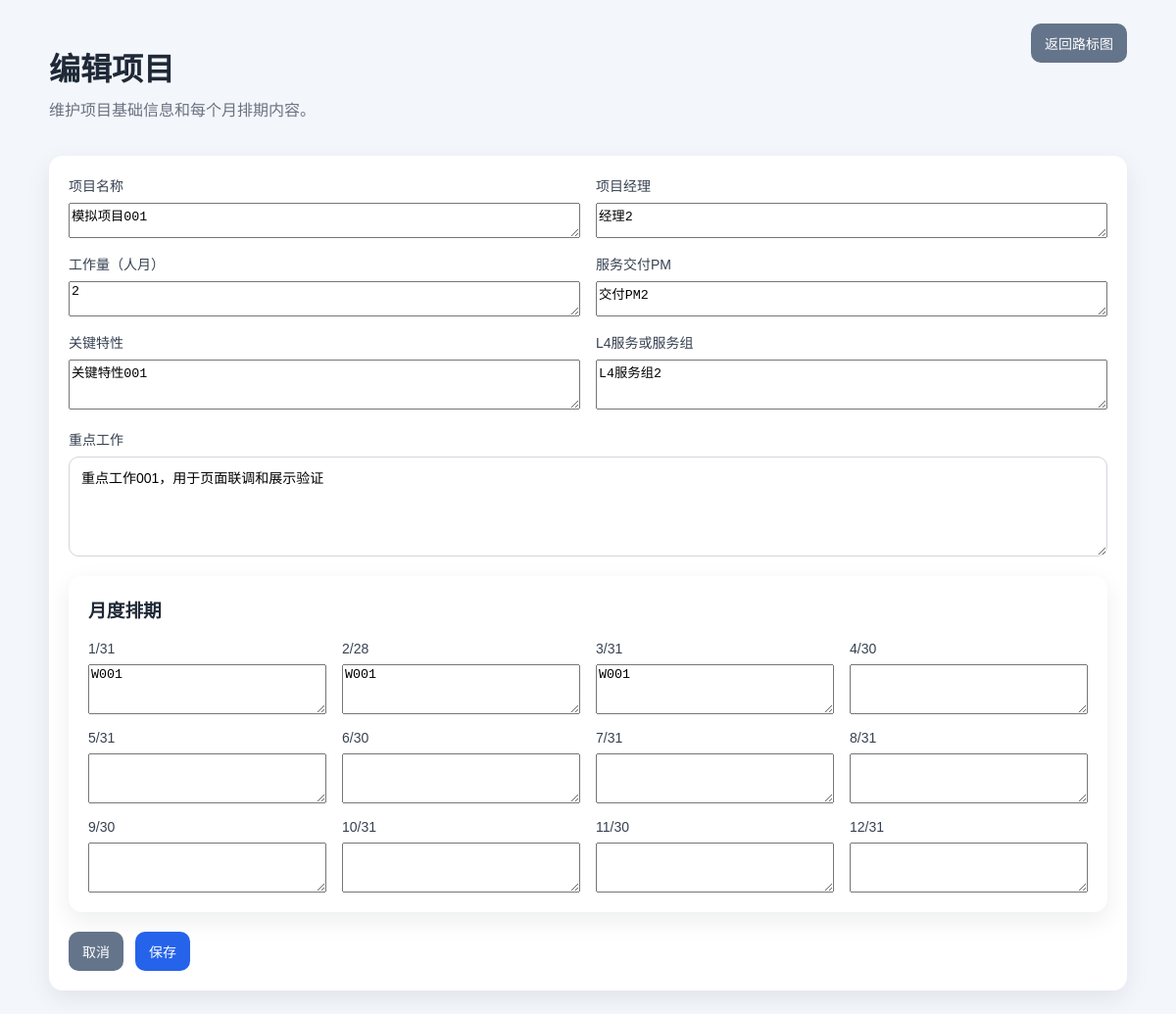
The page /admin/projects/1/edit on the database as committed earlier.
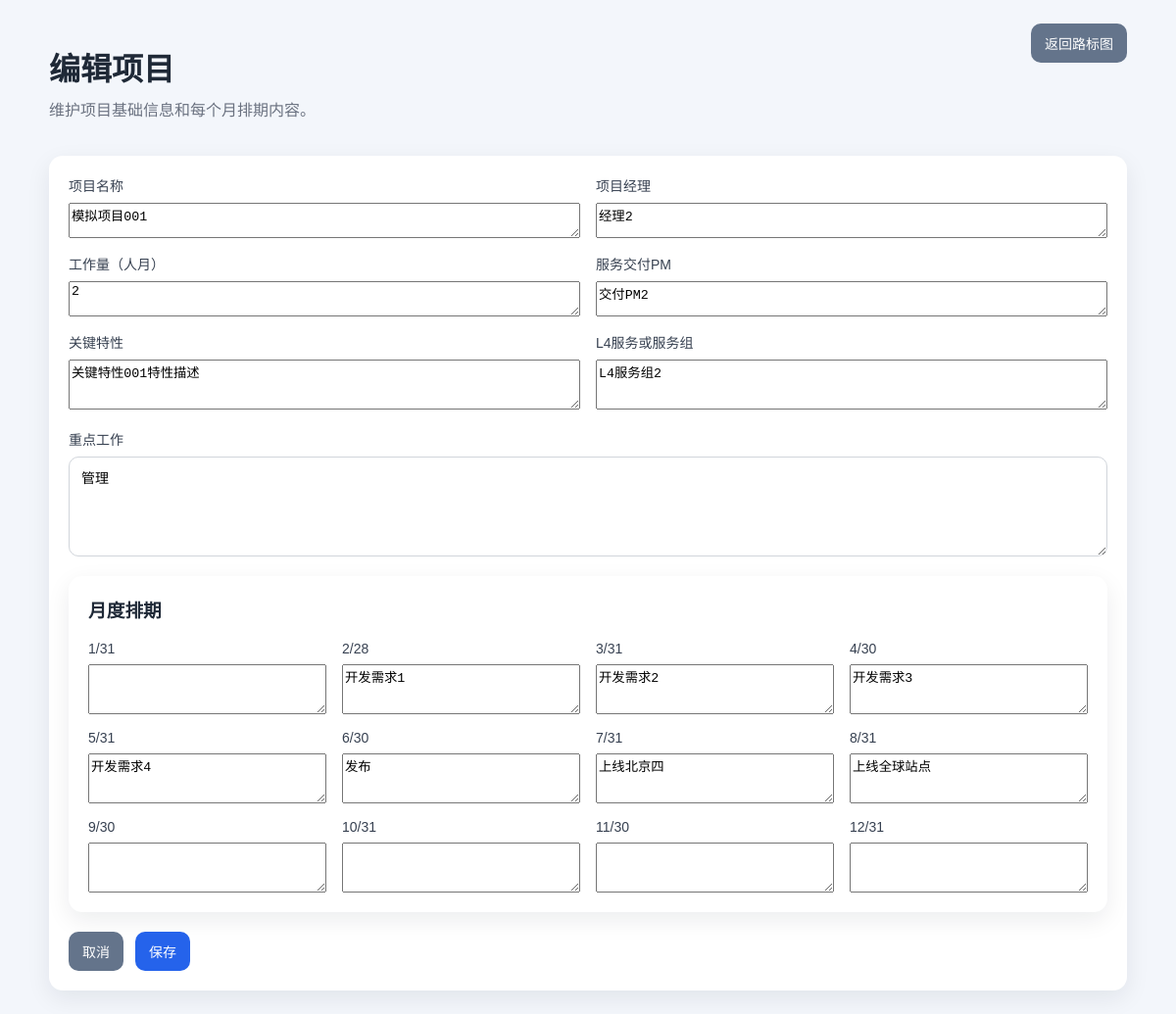
The same page on the database as committed later.
### tables this page shows
CREATE TABLE projects (
                id INTEGER PRIMARY KEY AUTOINCREMENT,
                project_name TEXT,
                project_manager TEXT,
                workload_person_month TEXT,
                focus_work TEXT,
                feature_name TEXT,
                service_group TEXT,
                delivery_pm TEXT,
                "1/31" TEXT,
                "2/28" TEXT,
                "3/31" TEXT,
                "4/30" TEXT,
                "5/31" TEXT,
                "6/30" TEXT,
                "7/31" TEXT,
                "8/31" TEXT,
                "9/30" TEXT,
                "10/31" TEXT,
                "11/30" TEXT,
                "12/31" TEXT,
                created_at TEXT DEFAULT CURRENT_TIMESTAMP,
                updated_at TEXT DEFAULT CURRENT_TIMESTAMP
            );

### src/app.py (the view, shortened to what this page needs)
@app.route('/admin/projects/<int:project_id>/edit', methods=['GET', 'POST'])
@login_required
def admin_project_edit(project_id):
    project = load_project(project_id)
    if not project:
        return redirect('/releaseplan/roadmap')
    return render_template('project_form.html', project=project, months=MILESTONE_COLUMNS, mode='edit', saml_enabled=saml_enabled(), saml_user=session.get('saml_user'))

### src/app.py (called while the page is built)
def saml_enabled():
    return os.getenv("RELEASEPLAN_SAML_ENABLED", "false").lower() == "true"

def login_required(view_func):
    @wraps(view_func)
    def wrapped(*args, **kwargs):
        if not saml_enabled():
            return view_func(*args, **kwargs)
        if session.get('saml_user'):
            return view_func(*args, **kwargs)
        return redirect('/releaseplan/saml/login?next=' + request.path)
    return wrapped

def get_conn():
    DB_PATH.parent.mkdir(parents=True, exist_ok=True)
    conn = sqlite3.connect(DB_PATH)
    conn.row_factory = sqlite3.Row
    return conn

def load_project(project_id):
    init_db()
    with get_conn() as conn:
        row = conn.execute(
            f"""
            SELECT
                id,
                project_name,
                project_manager,
                workload_person_month,
                focus_work,
                feature_name,
                service_group,
                delivery_pm,
                {', '.join([f'"{month}"' for month in MILESTONE_COLUMNS])}
            FROM projects
            WHERE id = ?
            """,
            (project_id,),
        ).fetchone()
        return dict(row) if row else None

### templates/project_form.html (shortened to what this page needs)
<!doctype html>
<html lang="zh-CN">
<head>
  <link rel="stylesheet" href="{{ url_for('static', filename='style.css') }}">
</head>
<body>
  <div class="page form-page">
    <header class="toolbar">
      <div>
        <h1>{% if mode == 'edit' %}编辑项目{% else %}新增项目{% endif %}</h1>
        <p>维护项目基础信息和每个月排期内容。</p>
      </div>
      <div class="toolbar-actions">
        <a class="button secondary" href="/releaseplan/roadmap">返回路标图</a>
      </div>
    </header>
    <form method="post" class="card project-form">
      <div class="form-grid">
        <label>项目名称<textarea name="project_name" rows="2">{{ project.project_name or '' }}</textarea></label>
        <label>项目经理<textarea name="project_manager" rows="2">{{ project.project_manager or '' }}</textarea></label>
        <label>工作量（人月）<textarea name="workload_person_month" rows="2">{{ project.workload_person_month or '' }}</textarea></label>
        <label>服务交付PM<textarea name="delivery_pm" rows="2">{{ project.delivery_pm or '' }}</textarea></label>
        <label>关键特性<textarea name="feature_name" rows="3">{{ project.feature_name or '' }}</textarea></label>
        <label>L4服务或服务组<textarea name="service_group" rows="3">{{ project.service_group or '' }}</textarea></label>
      </div>
      <label class="block-field">重点工作
        <textarea name="focus_work" rows="5">{{ project.focus_work or '' }}</textarea>
      </label>
      <div class="card inner-card">
        <h3>月度排期</h3>
        <div class="month-grid-form">
          {% for month in months %}
            <label>{{ month }}<textarea name="{{ month }}" rows="3">{{ project[month] if project and month in project else '' }}</textarea></label>
          {% endfor %}
        </div>
      </div>
      <div class="toolbar-actions">
        <a class="button secondary" href="/releaseplan/roadmap">取消</a>
        <button class="button" type="submit">保存</button>
      </div>
    </form>
  </div>
</body>
</html>

### static/style.css (style rules this page uses)
body { margin: 0; font-family: Arial, "PingFang SC", "Microsoft YaHei", sans-serif; background: #f3f6fb; color: #1f2937; }
.page { max-width: 1500px; margin: 0 auto; padding: 24px; }
header h1 { margin-bottom: 8px; }
header p { margin-top: 0; color: #6b7280; }
.card { background: #fff; border-radius: 16px; box-shadow: 0 8px 24px rgba(15, 23, 42, 0.08); }
.toolbar { display: flex; justify-content: space-between; gap: 16px; align-items: flex-start; margin-bottom: 20px; }
.toolbar-actions { display: flex; gap: 12px; align-items: center; flex-wrap: wrap; }
.button { display: inline-flex; align-items: center; justify-content: center; padding: 10px 14px; border-radius: 10px; background: #2563eb; color: #fff; text-decoration: none; border: 0; cursor: pointer; font-size: 14px; }
.button.secondary { background: #64748b; }
.card { background: #fff; border-radius: 14px; padding: 20px; box-shadow: 0 8px 24px rgba(15, 23, 42, 0.08); }
.form-page { max-width: 1100px; }
.project-form { display: flex; flex-direction: column; gap: 20px; }
.form-grid { display: grid; grid-template-columns: repeat(2, minmax(0, 1fr)); gap: 16px; }
.form-grid label, .month-grid-form label, .block-field { display: flex; flex-direction: column; gap: 8px; font-size: 14px; color: #374151; }
.form-grid input, .month-grid-form input, .block-field textarea { border: 1px solid #d1d5db; border-radius: 10px; padding: 10px 12px; font-size: 14px; font-family: inherit; }
.inner-card h3 { margin-top: 0; }
.month-grid-form { display: grid; grid-template-columns: repeat(4, minmax(0, 1fr)); gap: 16px; }

Rows that differ between the two databases and show on the page:
changed projects "模拟项目001": feature_name "关键特性001" → "关键特性001特性描述"; focus_work "重点工作001，用于页面联调和展示验证" → "管理"; project "W001" → "开发需求1"; project "W001" → "开发需求2"
Other text that changed with them:
new list line: "开发需求3"
new list line: "开发需求4"
new list line: "发布"
new list line: "上线北京四"
new list line: "上线全球站点"
list line gone: "W001"
